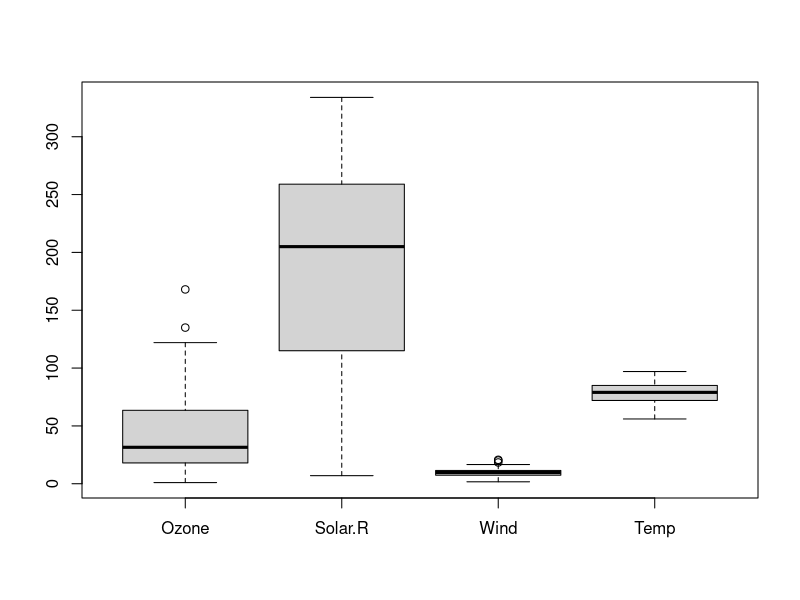

Write the R code that produced this figure.
data("airquality")
# print(airquality)

print("Dataset: airquality")
print("Descrição: medições da quantidade de ozônio, radiação solar, vento e temperatura em Nova York, no período compreendido entre 01/05/1970 a 30/09/1970")
print("Medidas:")
print("Ozônio -> partes por bilhão (ppb)")
print("Radiação solar -> Langleys (lang)")
print("Velocidade do vento -> milhas por hora (mph)")
print("Temperatura -> graus farenheint (°F)")

# mean() function
print("--------------------")
print("Médias:")
# print(mean(na.omit(airquality)))
print("Média de Ozônio:")
print(mean(na.omit(airquality$Ozone)))
print("Média de Radiação Solar:")
print(mean(na.omit(airquality$Solar.R)))
print("Média de Velocidade do Vento:")
print(mean(na.omit(airquality$Wind)))
print("Média de Temperatura):")
print(mean(na.omit(airquality$Temp)))

# median() function
print("--------------------")
print("Medianas:")
# print(median(na.omit(airquality)))
print("Mediana de Ozônio:")
print(median(sort(airquality$Ozone)))
print("Mediana de Radiação solar:")
print(median(sort(airquality$Solar.R)))
print("Mediana de Velocidade do Vento:")
print(median(sort(airquality$Wind)))
print("Mediana de Temperatura:")
print(median(sort(airquality$Temp)))

# sd() function
print("--------------------")
print("Desvios Padrão:")
print("Desvio Padrão de Ozônio:")
print(sd(airquality$Ozone,na.rm=TRUE))
print("Desvio Padrão de Radiação Solar:")
print(sd(airquality$Solar.R,na.rm=TRUE))
print("Desvio Padrão de Velocidade do Vento:")
print(sd(airquality$Wind,na.rm=TRUE))
print("Desvio Padrão de Temperatura:")
print(sd(airquality$Temp,na.rm=TRUE))

# var() function
print("--------------------")
print("Variações:")
print("Variação de Ozônio:")
print(var(airquality$Ozone,na.rm=TRUE))
print("Variação de Radiação Solar:")
print(var(airquality$Solar.R,na.rm=TRUE))
print("Variação de Velocidade do Vento:")
print(var(airquality$Wind,na.rm=TRUE))
print("Variação de Temperatura:")
print(var(airquality$Temp,na.rm=TRUE))

# max() function
print("--------------------")
print("Máximos:")
print("Máximo de Ozônio:")
print(max(airquality$Ozone,na.rm=TRUE))
print("Máximo de Radiação Solar:")
print(max(airquality$Solar.R,na.rm=TRUE))
print("Máximo de Velocidade do Vento:")
print(max(airquality$Wind,na.rm=TRUE))
print("Máximo de Temperatura:")
print(max(airquality$Temp,na.rm=TRUE))

# min() function
print("--------------------")
print("Mínimos:")
print("Mínimo de Ozônio:")
print(min(airquality$Ozone,na.rm=TRUE))
print("Mínimo de Radiação Solar:")
print(min(airquality$Solar.R,na.rm=TRUE))
print("Mínimo de Velocidade do Vento:")
print(min(airquality$Wind,na.rm=TRUE))
print("Mínimo de Temperatura:")
print(min(airquality$Temp,na.rm=TRUE))

# range() function
print("--------------------")
print("Intervalos:")
print("Intervalo de Ozônio:")
ozone_range <- range(airquality$Ozone,na.rm=TRUE)
print(paste(ozone_range[1],"->",ozone_range[2]))
print("Intervalo de Radiação Solar:")
solar_range <- range(airquality$Solar.R,na.rm=TRUE)
print(paste(solar_range[1],"->",solar_range[2]))
print("Intervalo de Velocidade do Vento:")
wind_range <- range(airquality$Wind,na.rm=TRUE)
print(paste(wind_range[1],"->",wind_range[2]))
print("Intervalo de Temperatura:")
temp_range <- range(airquality$Temp,na.rm=TRUE)
print(paste(temp_range[1],"->",temp_range[2]))

# diff(range()) function
print("--------------------")
print("Diferenças:")
print("Diferença de Ozônio:")
print(diff(range(airquality$Ozone,na.rm=TRUE)))
print("Diferença de Radiação Solar:")
print(diff(range(airquality$Solar.R,na.rm=TRUE)))
print("Diferença de Velocidade do Vento:")
print(diff(range(airquality$Wind,na.rm=TRUE)))
print("Diferença de Temperatura:")
print(diff(range(airquality$Temp,na.rm=TRUE)))

# quantile() function
print("--------------------")
print("Quantis:")
print("Quantil de Ozônio:")
print(quantile(airquality$Ozone,na.rm=TRUE))
print("Quantil de Radiação Solar:")
print(quantile(airquality$Solar.R,na.rm=TRUE))
print("Quantil de Velocidade do Vento:")
print(quantile(airquality$Wind,na.rm=TRUE))
print("Quantil de Temperatura:")
print(quantile(airquality$Temp,na.rm=TRUE))

# boxplot() function
print("--------------------")
print("Boxplots:")
result <- boxplot(airquality[-airquality$Month])
print(paste(result$names[1],result$names[2],result$names[3],result$names[4]))
print(result$stats)
